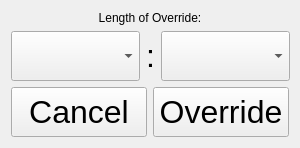
<?xml version="1.0" encoding="UTF-8"?>
<ui version="4.0">
 <class>Form</class>
 <widget class="QWidget" name="Form">
  <property name="geometry">
   <rect>
    <x>0</x>
    <y>0</y>
    <width>300</width>
    <height>140</height>
   </rect>
  </property>
  <property name="minimumSize">
   <size>
    <width>300</width>
    <height>0</height>
   </size>
  </property>
  <property name="maximumSize">
   <size>
    <width>300</width>
    <height>140</height>
   </size>
  </property>
  <property name="windowTitle">
   <string>Override Time</string>
  </property>
  <layout class="QVBoxLayout" name="verticalLayout_2">
   <item>
    <widget class="QLabel" name="label_2">
     <property name="text">
      <string>Length of Override:</string>
     </property>
     <property name="alignment">
      <set>Qt::AlignCenter</set>
     </property>
    </widget>
   </item>
   <item>
    <layout class="QHBoxLayout" name="horizontalLayout_2">
     <item>
      <widget class="QComboBox" name="hours">
       <property name="minimumSize">
        <size>
         <width>0</width>
         <height>50</height>
        </size>
       </property>
       <property name="font">
        <font>
         <pointsize>24</pointsize>
        </font>
       </property>
      </widget>
     </item>
     <item>
      <widget class="QLabel" name="label">
       <property name="maximumSize">
        <size>
         <width>10</width>
         <height>16777215</height>
        </size>
       </property>
       <property name="font">
        <font>
         <pointsize>24</pointsize>
        </font>
       </property>
       <property name="text">
        <string>:</string>
       </property>
       <property name="scaledContents">
        <bool>false</bool>
       </property>
       <property name="alignment">
        <set>Qt::AlignCenter</set>
       </property>
      </widget>
     </item>
     <item>
      <widget class="QComboBox" name="minutes">
       <property name="minimumSize">
        <size>
         <width>0</width>
         <height>50</height>
        </size>
       </property>
       <property name="font">
        <font>
         <pointsize>24</pointsize>
        </font>
       </property>
      </widget>
     </item>
    </layout>
   </item>
   <item>
    <spacer name="verticalSpacer">
     <property name="orientation">
      <enum>Qt::Vertical</enum>
     </property>
     <property name="sizeHint" stdset="0">
      <size>
       <width>20</width>
       <height>40</height>
      </size>
     </property>
    </spacer>
   </item>
   <item>
    <layout class="QHBoxLayout" name="horizontalLayout">
     <item>
      <widget class="QPushButton" name="cancel">
       <property name="minimumSize">
        <size>
         <width>0</width>
         <height>50</height>
        </size>
       </property>
       <property name="font">
        <font>
         <pointsize>24</pointsize>
        </font>
       </property>
       <property name="text">
        <string>Cancel</string>
       </property>
      </widget>
     </item>
     <item>
      <widget class="QPushButton" name="ok">
       <property name="minimumSize">
        <size>
         <width>0</width>
         <height>50</height>
        </size>
       </property>
       <property name="font">
        <font>
         <pointsize>24</pointsize>
        </font>
       </property>
       <property name="text">
        <string>Override</string>
       </property>
      </widget>
     </item>
    </layout>
   </item>
  </layout>
 </widget>
 <resources/>
 <connections/>
</ui>
